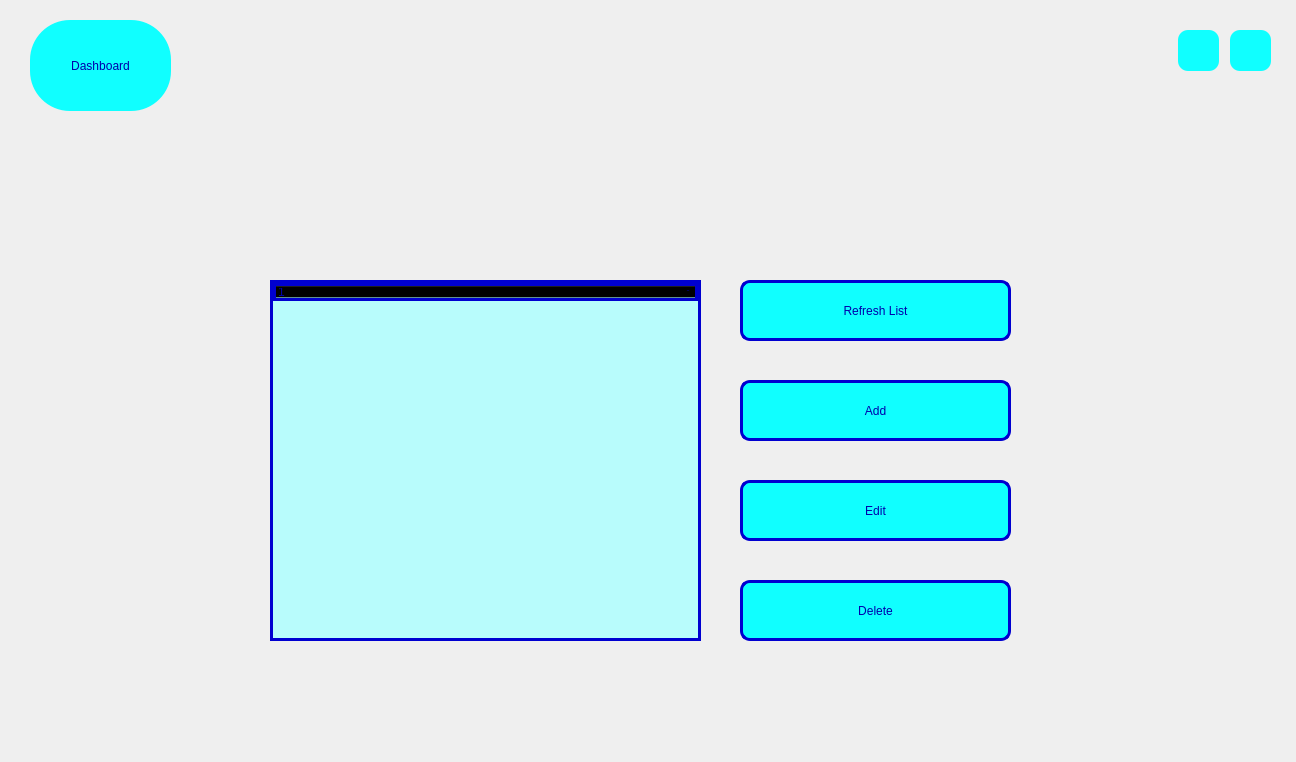
<?xml version="1.0" encoding="UTF-8"?>
<ui version="4.0">
 <class>GroupBooks</class>
 <widget class="QMainWindow" name="GroupBooks">
  <property name="geometry">
   <rect>
    <x>0</x>
    <y>0</y>
    <width>1296</width>
    <height>762</height>
   </rect>
  </property>
  <property name="minimumSize">
   <size>
    <width>1296</width>
    <height>762</height>
   </size>
  </property>
  <property name="maximumSize">
   <size>
    <width>1296</width>
    <height>762</height>
   </size>
  </property>
  <property name="windowTitle">
   <string>Groups</string>
  </property>
  <property name="windowIcon">
   <iconset resource="icons.qrc">
    <normaloff>:/icons/icons/mainicon.png</normaloff>:/icons/icons/mainicon.png</iconset>
  </property>
  <property name="styleSheet">
   <string notr="true">#centralwidget
{
	border-image: url(:/new/photos/groupadmin.png);
}

QPushButton
{
	color: rgb(0, 0, 171);
	background-color: rgb(16, 255, 255);
	font: 20pt &quot;Tw Cen MT Condensed Extra Bold&quot;;
    border-radius: 10px;
}
QPushButton:hover
{
	background-color: rgb(0, 0, 171);
	color: rgb(16, 255, 255);
}
</string>
  </property>
  <widget class="QWidget" name="centralwidget">
   <widget class="QPushButton" name="closeButton">
    <property name="geometry">
     <rect>
      <x>1230</x>
      <y>30</y>
      <width>41</width>
      <height>41</height>
     </rect>
    </property>
    <property name="cursor">
     <cursorShape>PointingHandCursor</cursorShape>
    </property>
    <property name="toolTip">
     <string>Close the app</string>
    </property>
    <property name="text">
     <string/>
    </property>
    <property name="icon">
     <iconset resource="icons.qrc">
      <normaloff>:/icons/icons/error.png</normaloff>:/icons/icons/error.png</iconset>
    </property>
    <property name="iconSize">
     <size>
      <width>30</width>
      <height>30</height>
     </size>
    </property>
   </widget>
   <widget class="QPushButton" name="menuButton">
    <property name="geometry">
     <rect>
      <x>1178</x>
      <y>30</y>
      <width>41</width>
      <height>41</height>
     </rect>
    </property>
    <property name="cursor">
     <cursorShape>PointingHandCursor</cursorShape>
    </property>
    <property name="toolTip">
     <string>Back to main menu</string>
    </property>
    <property name="text">
     <string/>
    </property>
    <property name="icon">
     <iconset resource="icons.qrc">
      <normaloff>:/icons/icons/previous.png</normaloff>:/icons/icons/previous.png</iconset>
    </property>
    <property name="iconSize">
     <size>
      <width>30</width>
      <height>30</height>
     </size>
    </property>
   </widget>
   <widget class="QPushButton" name="dashButton">
    <property name="geometry">
     <rect>
      <x>30</x>
      <y>20</y>
      <width>141</width>
      <height>91</height>
     </rect>
    </property>
    <property name="cursor">
     <cursorShape>PointingHandCursor</cursorShape>
    </property>
    <property name="styleSheet">
     <string notr="true">border-radius: 40px;</string>
    </property>
    <property name="text">
     <string>Dashboard</string>
    </property>
   </widget>
   <widget class="QPushButton" name="addButton">
    <property name="geometry">
     <rect>
      <x>740</x>
      <y>380</y>
      <width>271</width>
      <height>61</height>
     </rect>
    </property>
    <property name="cursor">
     <cursorShape>PointingHandCursor</cursorShape>
    </property>
    <property name="styleSheet">
     <string notr="true">border: 3px solid rgb(0, 0, 208);</string>
    </property>
    <property name="text">
     <string>Add</string>
    </property>
   </widget>
   <widget class="QPushButton" name="deteleButton">
    <property name="geometry">
     <rect>
      <x>740</x>
      <y>580</y>
      <width>271</width>
      <height>61</height>
     </rect>
    </property>
    <property name="cursor">
     <cursorShape>PointingHandCursor</cursorShape>
    </property>
    <property name="styleSheet">
     <string notr="true">border: 3px solid rgb(0, 0, 208);</string>
    </property>
    <property name="text">
     <string>Delete</string>
    </property>
   </widget>
   <widget class="QPushButton" name="editButton">
    <property name="geometry">
     <rect>
      <x>740</x>
      <y>480</y>
      <width>271</width>
      <height>61</height>
     </rect>
    </property>
    <property name="cursor">
     <cursorShape>PointingHandCursor</cursorShape>
    </property>
    <property name="styleSheet">
     <string notr="true">border: 3px solid rgb(0, 0, 208);</string>
    </property>
    <property name="text">
     <string>Edit</string>
    </property>
   </widget>
   <widget class="QTreeWidget" name="treeWidget">
    <property name="geometry">
     <rect>
      <x>270</x>
      <y>280</y>
      <width>431</width>
      <height>361</height>
     </rect>
    </property>
    <property name="styleSheet">
     <string notr="true">font: 12pt &quot;Tw Cen MT Condensed Extra Bold&quot;;
background-color: rgba(170, 255, 255, 0.8);
border: 3px solid rgb(0, 0, 208);
color: rgb(0, 0, 171);</string>
    </property>
    <property name="sortingEnabled">
     <bool>true</bool>
    </property>
    <property name="animated">
     <bool>true</bool>
    </property>
    <column>
     <property name="text">
      <string notr="true">1</string>
     </property>
    </column>
   </widget>
   <widget class="QPushButton" name="refreshButton">
    <property name="geometry">
     <rect>
      <x>740</x>
      <y>280</y>
      <width>271</width>
      <height>61</height>
     </rect>
    </property>
    <property name="cursor">
     <cursorShape>PointingHandCursor</cursorShape>
    </property>
    <property name="styleSheet">
     <string notr="true">border: 3px solid rgb(0, 0, 208);</string>
    </property>
    <property name="text">
     <string>Refresh List</string>
    </property>
   </widget>
  </widget>
 </widget>
 <resources>
  <include location="icons.qrc"/>
 </resources>
 <connections/>
</ui>
